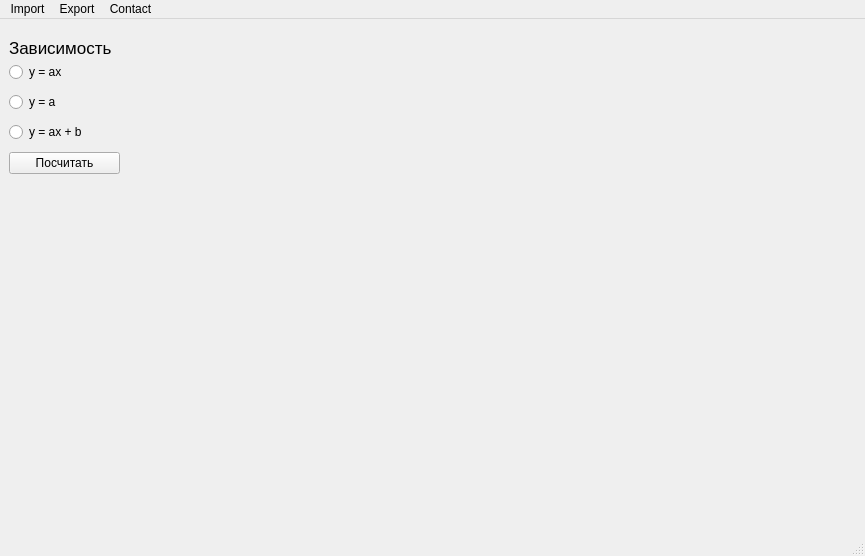
<?xml version="1.0" encoding="UTF-8"?>
<ui version="4.0">
 <class>MainWindow</class>
 <widget class="QMainWindow" name="MainWindow">
  <property name="geometry">
   <rect>
    <x>0</x>
    <y>0</y>
    <width>865</width>
    <height>556</height>
   </rect>
  </property>
  <property name="windowTitle">
   <string>MNQ</string>
  </property>
  <property name="windowIcon">
   <iconset theme="application-menu">
    <normaloff>.</normaloff>.</iconset>
  </property>
  <widget class="QWidget" name="centralwidget">
   <layout class="QHBoxLayout" name="horizontalLayout">
    <item>
     <widget class="QFrame" name="frame_2">
      <property name="minimumSize">
       <size>
        <width>125</width>
        <height>0</height>
       </size>
      </property>
      <property name="maximumSize">
       <size>
        <width>125</width>
        <height>16777215</height>
       </size>
      </property>
      <property name="frameShape">
       <enum>QFrame::NoFrame</enum>
      </property>
      <property name="frameShadow">
       <enum>QFrame::Raised</enum>
      </property>
      <widget class="QWidget" name="layoutWidget">
       <property name="geometry">
        <rect>
         <x>0</x>
         <y>30</y>
         <width>111</width>
         <height>122</height>
        </rect>
       </property>
       <layout class="QVBoxLayout" name="verticalLayout">
        <item>
         <widget class="QRadioButton" name="simple_butt">
          <property name="text">
           <string>y = ax</string>
          </property>
         </widget>
        </item>
        <item>
         <widget class="QRadioButton" name="mean_butt">
          <property name="text">
           <string>y = a</string>
          </property>
         </widget>
        </item>
        <item>
         <widget class="QRadioButton" name="linreg_butt">
          <property name="text">
           <string>y = ax + b</string>
          </property>
         </widget>
        </item>
        <item>
         <widget class="QPushButton" name="calcul_butt">
          <property name="text">
           <string>Посчитать</string>
          </property>
         </widget>
        </item>
       </layout>
      </widget>
      <widget class="QLabel" name="label">
       <property name="geometry">
        <rect>
         <x>0</x>
         <y>10</y>
         <width>121</width>
         <height>19</height>
        </rect>
       </property>
       <property name="font">
        <font>
         <pointsize>13</pointsize>
        </font>
       </property>
       <property name="text">
        <string>Зависимость</string>
       </property>
      </widget>
     </widget>
    </item>
    <item>
     <widget class="QFrame" name="frame">
      <property name="frameShape">
       <enum>QFrame::NoFrame</enum>
      </property>
      <property name="frameShadow">
       <enum>QFrame::Raised</enum>
      </property>
      <layout class="QHBoxLayout" name="horizontalLayout_2">
       <property name="spacing">
        <number>0</number>
       </property>
       <property name="leftMargin">
        <number>0</number>
       </property>
       <property name="topMargin">
        <number>0</number>
       </property>
       <property name="rightMargin">
        <number>0</number>
       </property>
       <property name="bottomMargin">
        <number>0</number>
       </property>
       <item>
        <widget class="QLabel" name="plot">
         <property name="frameShape">
          <enum>QFrame::NoFrame</enum>
         </property>
         <property name="text">
          <string/>
         </property>
        </widget>
       </item>
      </layout>
     </widget>
    </item>
   </layout>
  </widget>
  <widget class="QMenuBar" name="menubar">
   <property name="geometry">
    <rect>
     <x>0</x>
     <y>0</y>
     <width>865</width>
     <height>22</height>
    </rect>
   </property>
   <widget class="QMenu" name="menuExport">
    <property name="title">
     <string>Export</string>
    </property>
    <addaction name="actionSave_plot"/>
    <addaction name="separator"/>
    <addaction name="actionSave_report"/>
    <addaction name="separator"/>
    <addaction name="actionView_table"/>
   </widget>
   <widget class="QMenu" name="menuContact">
    <property name="title">
     <string>Contact</string>
    </property>
    <addaction name="actionGithub"/>
    <addaction name="separator"/>
    <addaction name="actionTelegram"/>
   </widget>
   <widget class="QMenu" name="menuImport">
    <property name="title">
     <string>Import</string>
    </property>
    <addaction name="actionExcel_table"/>
    <addaction name="separator"/>
    <addaction name="actionCSV_table"/>
    <addaction name="separator"/>
    <addaction name="actionChoose_columns"/>
   </widget>
   <addaction name="menuImport"/>
   <addaction name="menuExport"/>
   <addaction name="menuContact"/>
  </widget>
  <widget class="QStatusBar" name="statusBar"/>
  <action name="actionExcel_table">
   <property name="text">
    <string>Excel table</string>
   </property>
  </action>
  <action name="actionCSV_table">
   <property name="text">
    <string>CSV table</string>
   </property>
  </action>
  <action name="actionSave_plot">
   <property name="text">
    <string>Save plot</string>
   </property>
  </action>
  <action name="actionSave_report">
   <property name="text">
    <string>Save report</string>
   </property>
  </action>
  <action name="actionGithub">
   <property name="text">
    <string>Github</string>
   </property>
  </action>
  <action name="actionTelegram">
   <property name="text">
    <string>Telegram</string>
   </property>
  </action>
  <action name="actionChoose_columns">
   <property name="text">
    <string>Choose columns</string>
   </property>
  </action>
  <action name="actionView_table">
   <property name="text">
    <string>View table</string>
   </property>
  </action>
 </widget>
 <resources/>
 <connections/>
</ui>
